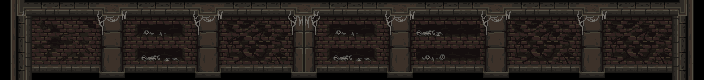

The image is a tile-based game level rendered from a .tmx file. Its description and complete source (layers, tilesets, objects, tile grids) follow:
An orthogonal 44x5 tile map with 16x16 px tiles, 1 tile layer (Слой тайлов 1).

<map version="1.9" tiledversion="1.9.2" orientation="orthogonal" renderorder="right-down" width="44" height="5" tilewidth="16" tileheight="16" infinite="0" nextlayerid="2" nextobjectid="1">
 <tileset firstgid="1" source="mainlevbuild.tsx" />
 <layer id="1" name="Слой тайлов 1" width="44" height="5">
  <data encoding="csv">
772,773,774,775,776,777,778,779,774,775,776,777,778,779,780,781,782,783,778,779,774,775,776,777,778,779,774,775,776,777,778,779,780,781,782,783,778,779,780,781,782,783,1360,1361,
836,1610614415,1106,1107,1108,1109,842,843,838,839,840,841,842,843,1112,1113,1114,1115,848,837,838,839,840,841,842,843,845,846,526,526,842,843,1112,1113,1114,1115,842,843,1112,1113,1114,1115,3758098063,1425,
900,1610614414,1170,1171,1172,1173,906,907,902,903,904,905,906,907,1176,1177,1178,1179,912,901,902,903,904,905,906,907,909,910,590,590,906,907,1176,1177,1178,1179,906,907,1176,1177,1178,1179,3758098062,1489,
964,1610614413,1234,1235,1236,1237,970,971,966,967,968,969,970,971,1240,1241,1242,1243,976,965,966,967,968,969,970,971,973,974,654,654,970,971,1240,1241,1242,1243,970,971,1240,1241,1242,1243,3758098061,1553,
1410,1610614412,1030,1031,1032,1033,1034,1035,1030,1031,1032,1033,1034,1035,1036,1037,1038,1039,1040,1029,1030,1031,1032,1033,1034,1035,1030,1031,1032,1033,1034,1035,1036,1037,1038,1039,1034,1035,1036,1037,1038,1039,3758098060,1427
</data>
 </layer>
</map>
